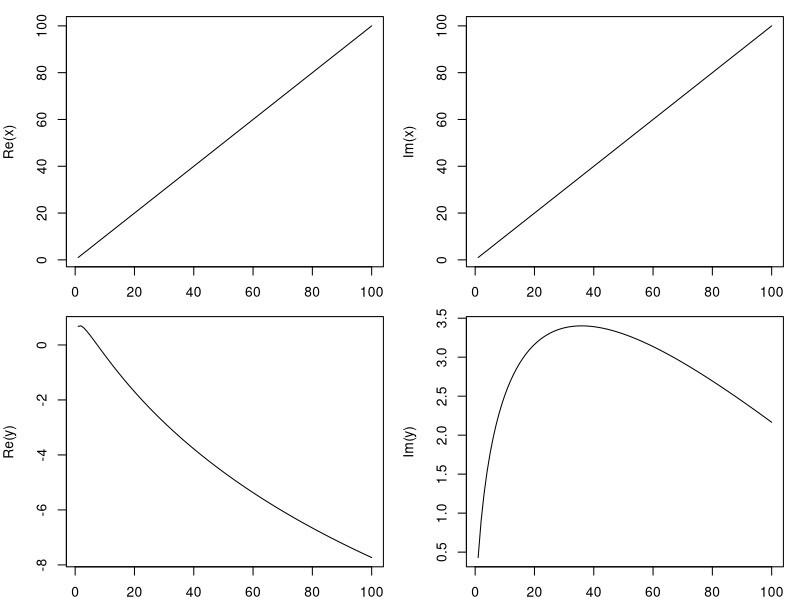

Recreate this plot in R.
## ---- chunk 1
x <- 1:100 + 1:100*1i
y <- x^(0.5+0.5i)
par(mfrow=c(2,2), mar=c(2,4,1,1))
plot(Re(x), type="l")
plot(Im(x), type="l")
plot(Re(y), type="l")
plot(Im(y), type="l")
## ---- chunk 2
# 1- cvar(e, method="conj") / cvar(y,method="conj")

# 1-covar(e) / covar(y)
